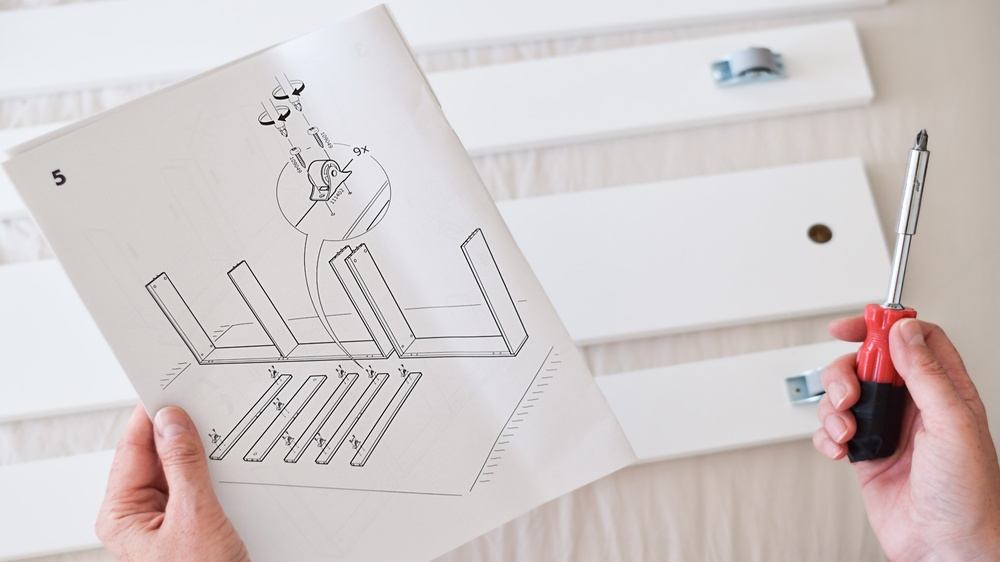
#> input picture 1.jpeg, 1000 x 562 px, shrunk from 1920 x 1080 before the run, found by its file name
$ jupyter execute 'M2A2 - Correspondências de Características.ipynb'   (shell and % lines are left out)
#> lines starting #> are read from the running program, lines starting #| are printed output that depends on the picture
# M2A2 - Correspondências de Características

Na aula de hoje vamos aprender como fazer convoluções utilizando [OpenCV](https://opencv.org/).

Esse notebook está estruturado da seguinte forma.

- Introdução
- Extração de Características
- Correspodências de Características
- Próximos passos
- Atividade Complementares

## Introdução

Instalação para os que ainda não possuem a biblioteca instalada.

Importar as bibliotecas e Ler Imagens do Disco

[cell 1]
import numpy as np
import matplotlib.pyplot as plt
import cv2

[cell 2]
# TODO Atualize o path da imagens.
image_1 = cv2.imread("./1.jpeg")
#> image_1 is the input picture: shape (562, 1000, 3); mean B, G, R 202.9, 203, 210.8
image_2 = cv2.imread("./2.jpeg")
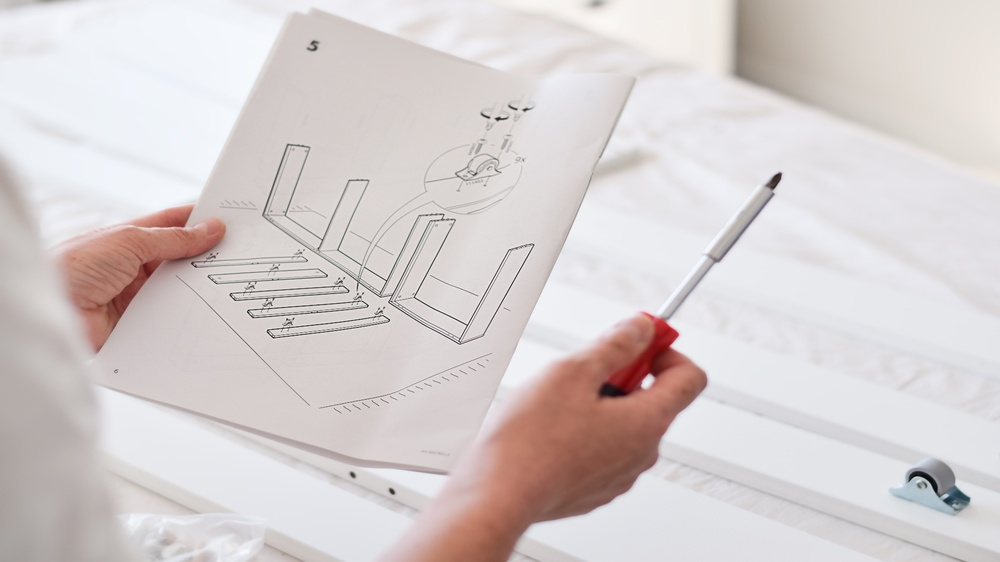
#> input picture 2.jpeg, 1000 x 562 px, shrunk from 1920 x 1080 before the run, found by its file name
#> image_2 is the input picture: shape (562, 1000, 3); mean B, G, R 207.3, 207.5, 215

fig, axes = plt.subplots(nrows=1, ncols=2, figsize=(10, 8))
axes[0].imshow(cv2.cvtColor(image_1, cv2.COLOR_BGR2RGB))
axes[1].imshow(cv2.cvtColor(image_2, cv2.COLOR_BGR2RGB))
plt.show()
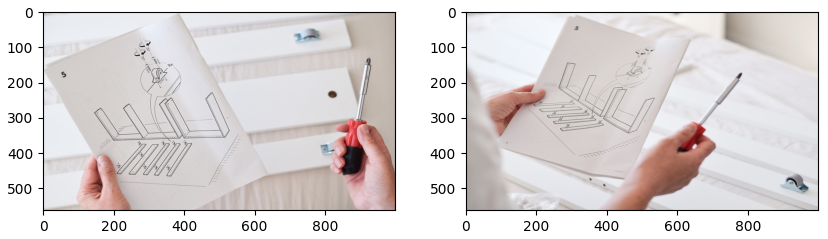
#> figure drawn by matplotlib, 2 panels

## Extração de Características

Vamos extrair características utilizando o ORB.

[cell 3]
# Criando o detector do ORB.
orb = cv2.ORB_create()

# Detectando os keypoints nas imagens.
kp1, des1 = orb.detectAndCompute(image_1,None)
#> kp1 = 500 keypoints; strongest (x, y, size): (282, 119, 37.2), (287, 96, 31), (300, 92, 31), (273, 122, 31)
kp2, des2 = orb.detectAndCompute(image_2,None)
#> kp2 = 500 keypoints; strongest (x, y, size): (465, 324, 31), (779, 174, 31), (778, 174, 44.6), (467, 325, 31)

# Visualização de keypoints.
image_1_kp = cv2.drawKeypoints(image_1, kp1, None, flags=cv2.DRAW_MATCHES_FLAGS_DRAW_RICH_KEYPOINTS)
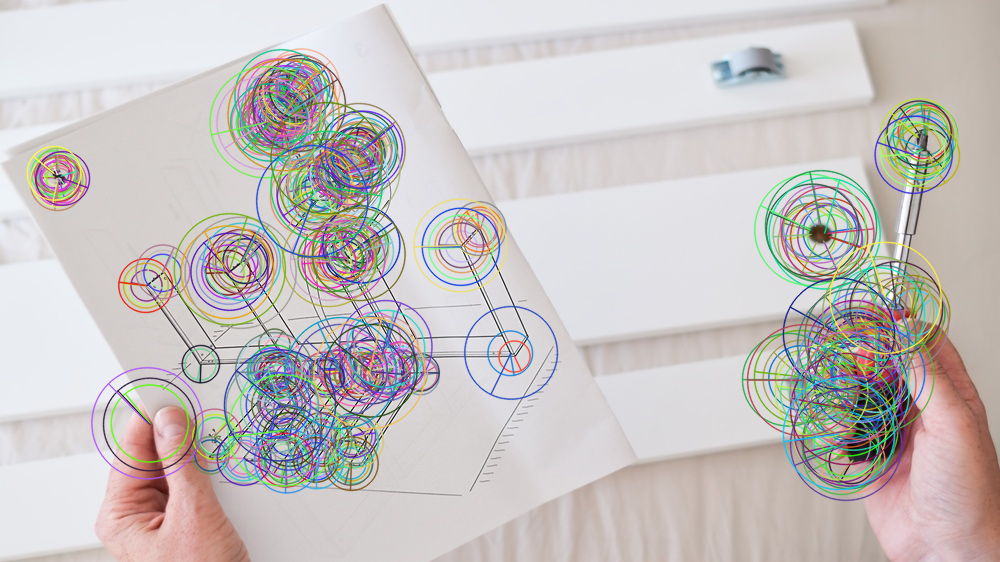
#> image_1_kp: shape (562, 1000, 3); mean B, G, R 193.8, 195.1, 199.9
image_2_kp = cv2.drawKeypoints(image_2, kp2, None, flags=cv2.DRAW_MATCHES_FLAGS_DRAW_RICH_KEYPOINTS)
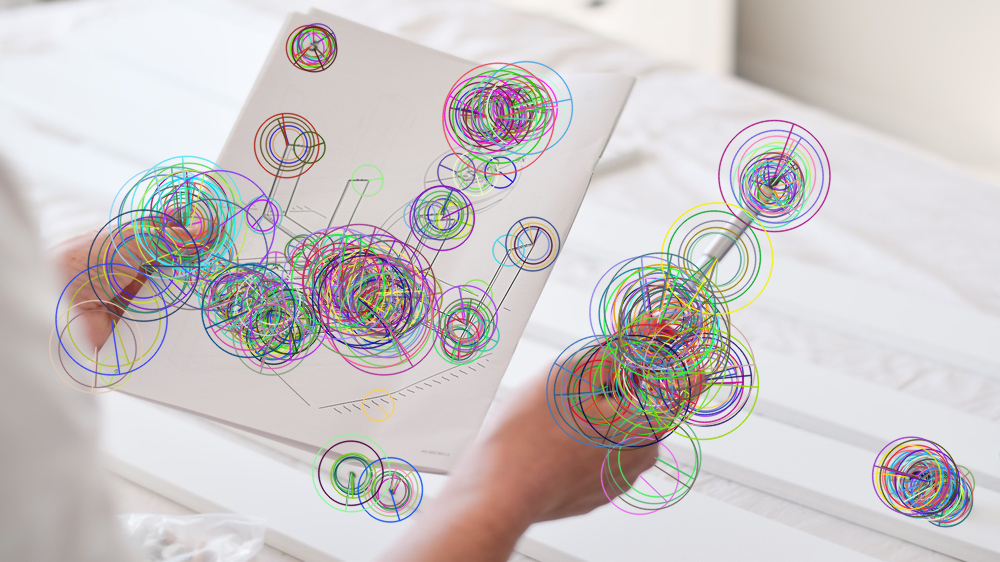
#> image_2_kp: shape (562, 1000, 3); mean B, G, R 199.5, 199.4, 204.9


fig, axes = plt.subplots(nrows=1, ncols=2, figsize=(10, 8))
axes[0].imshow(cv2.cvtColor(image_1_kp, cv2.COLOR_BGR2RGB))
axes[1].imshow(cv2.cvtColor(image_2_kp, cv2.COLOR_BGR2RGB))
plt.show()
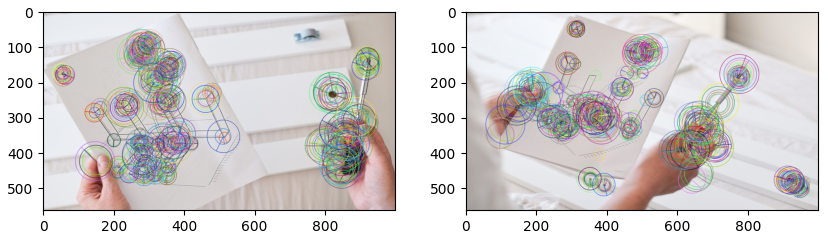
#> figure drawn by matplotlib, 2 panels

## Correspodências de Características

Vamos comparar todos os keypoints de ambas as imagens e encontrar correspodências entre essas imagens.

[cell 4]
# Criando o matcher de força bruta.
bf = cv2.BFMatcher(cv2.NORM_HAMMING, crossCheck=True)

# Realizando o matching entre os descritores.
matches = bf.match(des1,des2)
#> matches = 146 matches

# Ordenando os matches com menor distância.
matches = sorted(matches, key = lambda x:x.distance)

# Desenhar os 5 matches mais próximos.
num = 5
image_matches = cv2.drawMatches(cv2.cvtColor(image_1, cv2.COLOR_BGR2RGB), kp1, cv2.cvtColor(image_2, cv2.COLOR_BGR2RGB), kp2, matches[:num], None, flags=cv2.DrawMatchesFlags_NOT_DRAW_SINGLE_POINTS)
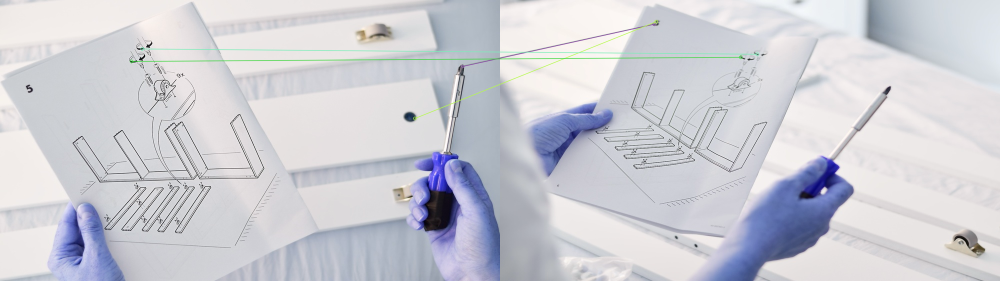
#> image_matches: shape (562, 2000, 3) (shown at 1/2 size); mean B, G, R 212.4, 205.2, 204.6

plt.imshow(image_matches)
